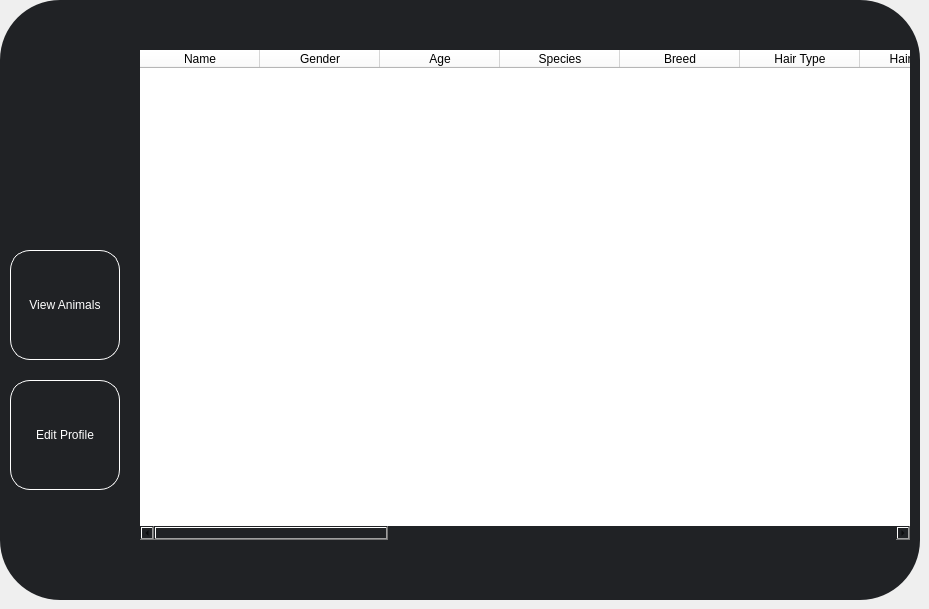
    <widget class="QWidget" name="page_5">
     <widget class="QFrame" name="client_frame">
      <property name="geometry">
       <rect>
        <x>0</x>
        <y>0</y>
        <width>920</width>
        <height>600</height>
       </rect>
      </property>
      <property name="styleSheet">
       <string notr="true">background-color: rgb(32,34,37);
border-radius: 60px;
</string>
      </property>
      <property name="frameShape">
       <enum>QFrame::StyledPanel</enum>
      </property>
      <property name="frameShadow">
       <enum>QFrame::Raised</enum>
      </property>
      <widget class="QLabel" name="Logo">
       <property name="geometry">
        <rect>
         <x>10</x>
         <y>60</y>
         <width>100</width>
         <height>163</height>
        </rect>
       </property>
       <property name="text">
        <string/>
       </property>
       <property name="pixmap">
        <pixmap>Images/duck.jpg</pixmap>
       </property>
      </widget>
      <widget class="QPushButton" name="view_animals">
       <property name="geometry">
        <rect>
         <x>10</x>
         <y>250</y>
         <width>110</width>
         <height>110</height>
        </rect>
       </property>
       <property name="styleSheet">
        <string notr="true">background-color: rbg(54,57,65);
border-radius: 20px;
border: 1px solid white;
color: rgb(255,255,255);</string>
       </property>
       <property name="text">
        <string>View Animals</string>
       </property>
      </widget>
      <widget class="QFrame" name="table_frame_3">
       <property name="geometry">
        <rect>
         <x>140</x>
         <y>50</y>
         <width>770</width>
         <height>490</height>
        </rect>
       </property>
       <property name="frameShape">
        <enum>QFrame::StyledPanel</enum>
       </property>
       <property name="frameShadow">
        <enum>QFrame::Raised</enum>
       </property>
       <widget class="QTableWidget" name="view_table_2">
        <property name="geometry">
         <rect>
          <x>0</x>
          <y>0</y>
          <width>770</width>
          <height>490</height>
         </rect>
        </property>
        <property name="styleSheet">
         <string notr="true">background-color: rgb(255,255,255);
border-radius: 0px;
color: rgb(0, 0, 0);</string>
        </property>
        <attribute name="horizontalHeaderDefaultSectionSize">
         <number>120</number>
        </attribute>
        <column>
         <property name="text">
          <string>Name</string>
         </property>
        </column>
        <column>
         <property name="text">
          <string>Gender</string>
         </property>
        </column>
        <column>
         <property name="text">
          <string>Age</string>
         </property>
        </column>
        <column>
         <property name="text">
          <string>Species</string>
         </property>
        </column>
        <column>
         <property name="text">
          <string>Breed</string>
         </property>
        </column>
        <column>
         <property name="text">
          <string>Hair Type</string>
         </property>
        </column>
        <column>
         <property name="text">
          <string>Hair Colour</string>
         </property>
        </column>
        <column>
         <property name="text">
          <string>Aggressiveness</string>
         </property>
        </column>
        <column>
         <property name="text">
          <string>Hyperactivity</string>
         </property>
        </column>
        <column>
         <property name="text">
          <string>Sleep Schedule</string>
         </property>
        </column>
        <column>
         <property name="text">
          <string>Noise Production</string>
         </property>
        </column>
        <column>
         <property name="text">
          <string>Appetite</string>
         </property>
        </column>
        <column>
         <property name="text">
          <string>Maintainence Req.</string>
         </property>
        </column>
        <column>
         <property name="text">
          <string>Outdoor Needs</string>
         </property>
        </column>
        <column>
         <property name="text">
          <string>Space Required</string>
         </property>
        </column>
        <column>
         <property name="text">
          <string>Equipment Needed</string>
         </property>
        </column>
        <column>
         <property name="text">
          <string>Child Friendly</string>
         </property>
        </column>
        <column>
         <property name="text">
          <string>Animal Friendly</string>
         </property>
        </column>
        <column>
         <property name="text">
          <string>Excitability</string>
         </property>
        </column>
       </widget>
      </widget>
      <widget class="QPushButton" name="editProfile">
       <property name="geometry">
        <rect>
         <x>10</x>
         <y>380</y>
         <width>110</width>
         <height>110</height>
        </rect>
       </property>
       <property name="styleSheet">
        <string notr="true">background-color: rbg(54,57,65);
border-radius: 20px;
border: 1px solid white;
color: rgb(255,255,255);</string>
       </property>
       <property name="text">
        <string>Edit Profile</string>
       </property>
      </widget>
     </widget>
    </widget>
